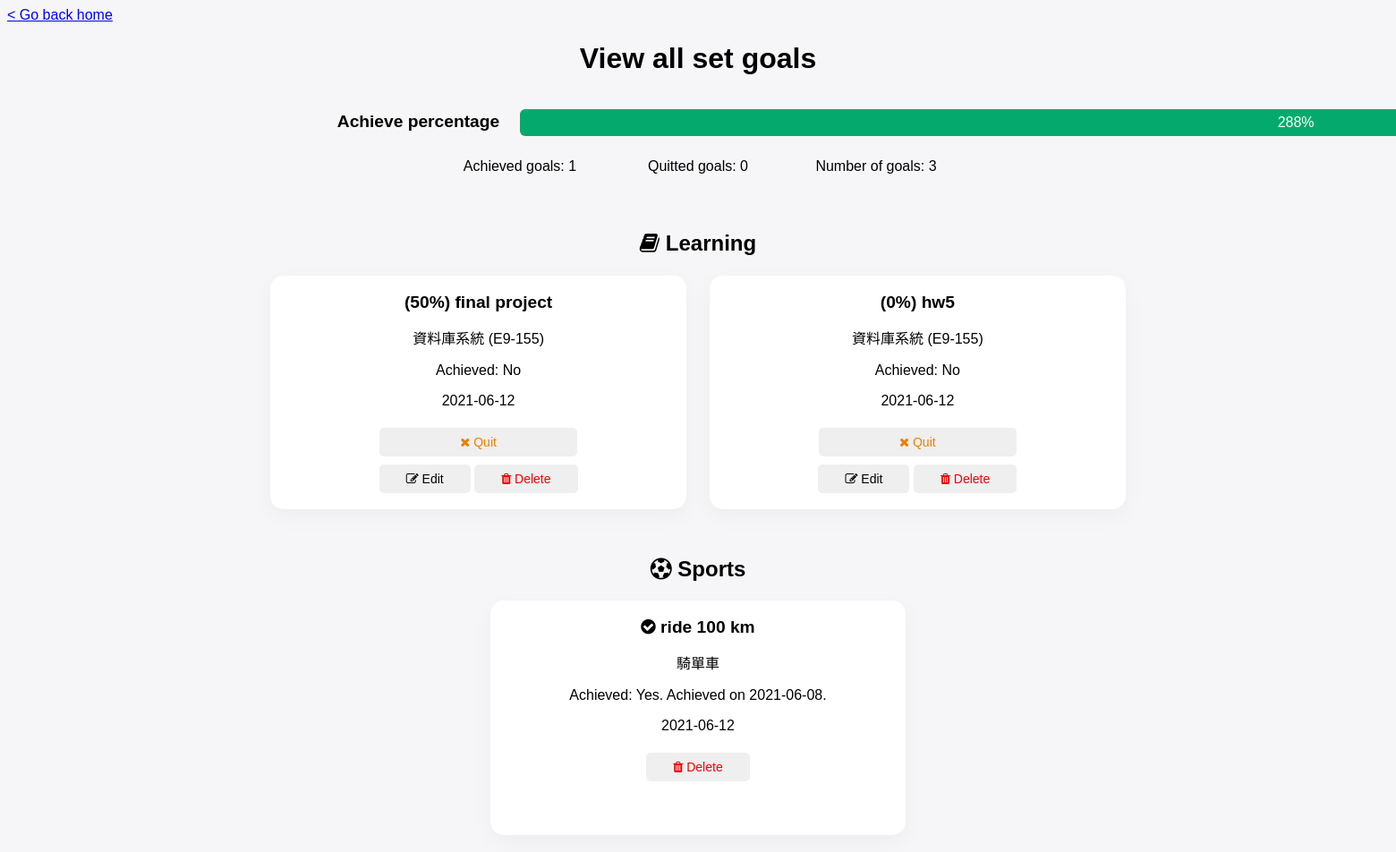
Page /goals/listAll on the earlier database version.
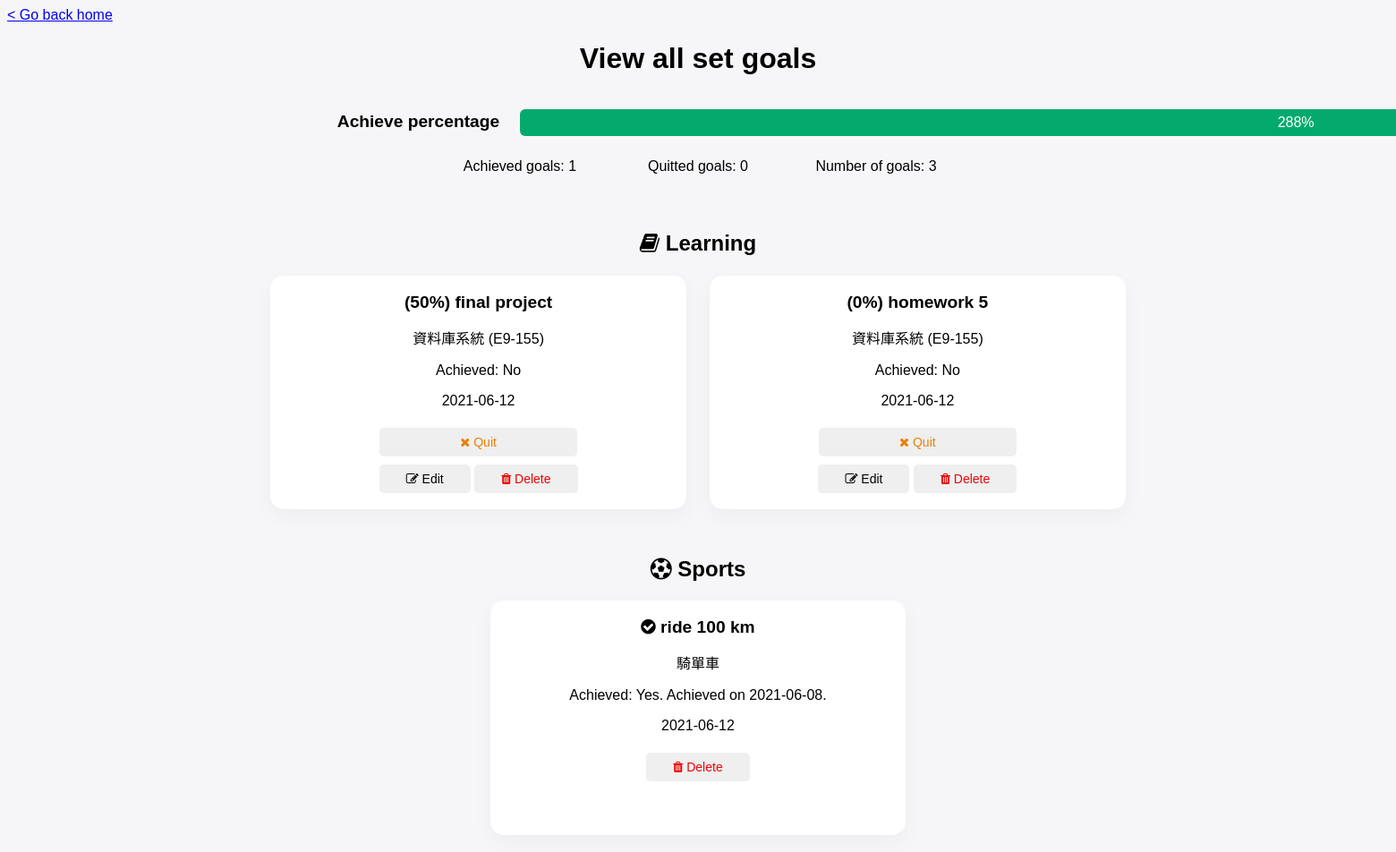
Same page on the later database version.
### MainApp/models.py (models this page shows, shortened)
class Goals(db.Model):
    __tablename__ = 'Goals'
    GoalNumber = db.Column(db.CHAR(6), primary_key=True)
    ItemNumber = db.Column(db.CHAR(6), db.ForeignKey('Items.ItemNumber', ondelete='CASCADE'), nullable=False)
    Goal = db.Column(db.VARCHAR(100), nullable=False)
    Achieved = db.Column(db.CHAR(1), nullable=False)
    AchievePercentage = db.Column(db.Integer, default=0)
    SetDate = db.Column(db.CHAR(10))
    AchieveDate = db.Column(db.CHAR(10))
    '''
    __table_args__ = (
        db.ForeignKeyConstraint(['ItemNumber'], ['Items.ItemNumber']),
    )
    '''
    goal_referenced_by_record = db.relationship('Records', lazy=True, foreign_keys='Records.GoalNumber')

class Items(db.Model):
    __tablename__ = 'Items'
    Category = db.Column(db.VARCHAR(20), nullable=False)
    ItemNumber = db.Column(db.CHAR(6), primary_key=True)
    Name = db.Column(db.VARCHAR(50), nullable=False)
    item_referenced_by_record = db.relationship('Records', lazy=True, cascade='delete')
    item_referenced_by_goal = db.relationship('Goals', lazy=True, cascade='delete')

### main.py (the view)
@app.route('/goals/listAll')
def goals_listAll():
    return goals_views.listGoals()

### MainApp/templates/goals/goal_listAll.html (shortened to what the changed rows need)
<!doctype html>
<html>
    <link rel="stylesheet" href="/static/goals/goal_listAll_css.css">
    <link rel="stylesheet" href="https://cdnjs.cloudflare.com/ajax/libs/font-awesome/4.7.0/css/font-awesome.min.css">
    <body onload="setInfo()">
        <div id="titleContainer">
            <h1 class="containerTitle">View all set goals</h1>
        </div>
        <div class="goals" id="goalListContainer">
            <h2 class="learningGoals"><i class="fa fa-book"></i> Learning</h2>
            <div class="goalsOuterContainer" id="learningGoalsContainer">
                {% for g in learningGoals %}
                <div class="goalContainer">
                    {% if g.Achieved == 'Y' %}
                        <h3 class="goal" id="goal"><i class="fa fa-check-circle"></i> {{g.Goal}}</h3>
                    {% elif g.Achieved == 'F' %}
                        <h3 class="goal" id="goal"><i class="fa fa-times-circle"></i> {{g.Goal}}</h3>
                    {% else %}
                        <h3 class="goal" id="goal">({{g.AchievePercentage}}%) {{g.Goal}}</h3>
                    {% endif %}
                    {% if g.Category == 'Learning' %}
                        <p class="goal" id="item">{{g.Name}} ({{g.ItemNumber}})</p>
                    {% else %}
                        <p class="goal" id="item">{{g.Name}}</p>
                    {% endif %}
                    {% if g.Achieved == 'Y' %}
                        <p class="goal" id="achieveInfo">Achieved: Yes. Achieved on {{g.AchieveDate}}.</p>
                    {% elif g.Achieved == 'N' %}
                        <p class="goal" id="achieveInfo">Achieved: No</p>
                    {% else %}
                        <p class="goal" id="achieveInfo">Failed</p>
                    {% endif %}
                    <p class="goal" id="setDate">{{g.SetDate}}</p>
                    <div class="buttonContainer">
                        {% if g.Achieved == 'N' %}
                            <button class="quitRequestButton" onclick="quitWarn('{{g.GoalNumber}}')"><i class="fa fa-close"></i> Quit</button>
                            <br>
                            <button class="modifyRequestButton" onclick="sendModifyRequest('{{g.GoalNumber}}')"><i class="fa fa-edit"></i> Edit</button>
                        {% endif %}
                        <button class="deleteRequestButton" onclick="deleteWarn('{{g.GoalNumber}}')"><i class="fa fa-trash"></i> Delete</button>
                    </div>
                </div>
                {% endfor %}
            </div>
            <h2 class="sportsGoals"><i class="fa fa-soccer-ball-o"></i> Sports</h2>
        </div>
    </body>
</html>

Differences in the rows shown:
changed Goals: Goal "hw5" → "homework 5"
